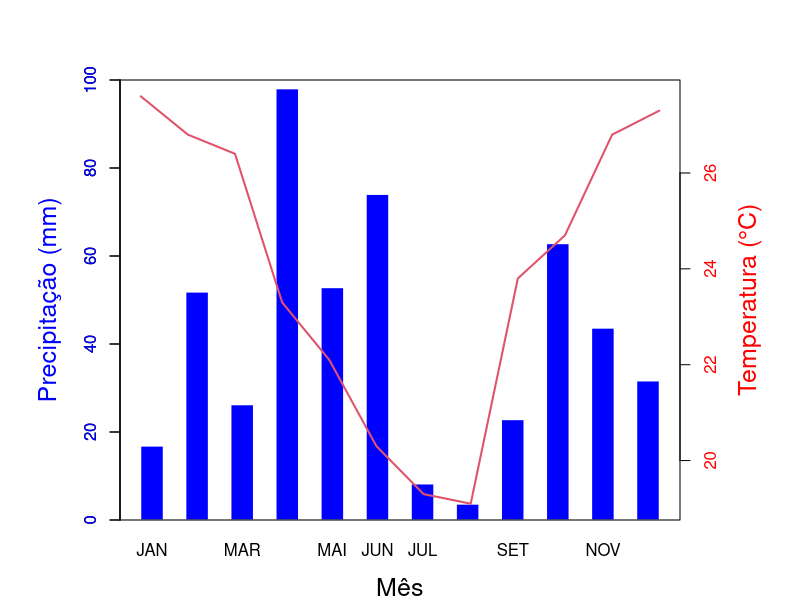

This figure's R source:
require(grDevices) # for colours
#require(ggplot2)
#Ler Dados na planilha csv
clima_data <- read.table("clima.csv", head=T, sep=";", dec=",")
# Load ggplot2
library(ggplot2)

png(filename = paste0("clima", "_", "jardim_2013", ".png"), units = "in", width=12, height=6, res = 300)

par(mar=c(4,6,4,6), cex = 1.0)
# Basic Barplot
my_bar <- barplot(clima_data[1:12 , 8],  border=F , names.arg=clima_data[1:12 , 1],col = "blue",ylim = c(0,100),
                  main="", ylab = "", xlab = "",  space = 1)
axis(side=2, col.axis="blue")
par(new=TRUE)
plot(clima_data[1:12 , 2], clima_data[1:12 , 7], type = "l", lty = 1, col = 2, lwd = 2, ylab = "", xaxt = "n", yaxt = "n",  xlab = "") 

axis(side=4, col.axis="red")
par(las = 0)
mtext("Temperatura (°C)", side = 4, line = 3, cex = 1.5, col = "red")
mtext("Precipitação (mm)", side = 2, line = 3, cex = 1.5, col = "blue" )
mtext("Mês", side = 1, line = 3, cex = 1.5)
#legend("topleft", c("Precipitação", "Temperatura"),
#       col = c("blue", "red"), lty = c(1, 1), lwd = c(5, 2), cex = 1.1)

dev.off ()